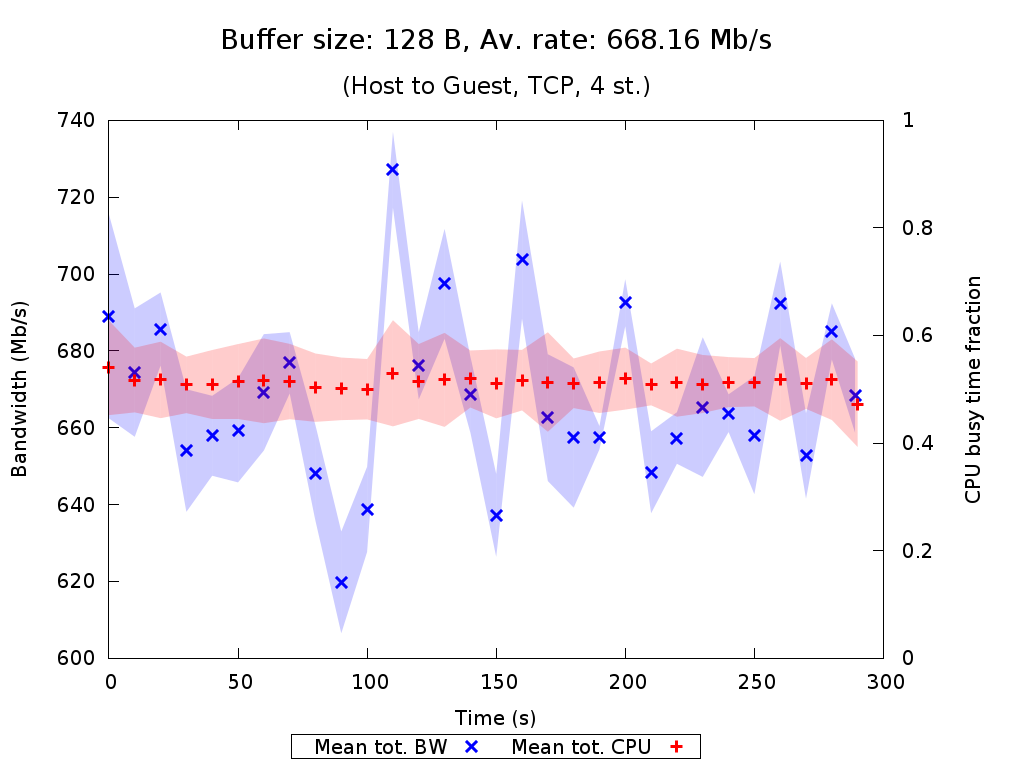

The gnuplot source for this figure:
set terminal pngcairo nocrop enhanced size 1024,768 font "Verdana,15"
set output "TCP_4_st_2015_07_24_22-09-54_h2g_128B.png"

set title "{/=20 Buffer size: 128 B, Av. rate: 668.16 Mb/s}\n\n{/=18 (Host to Guest, TCP, 4 st.)}"

set xlabel "Time (s)"
set ylabel "Bandwidth (Mb/s)"
set ytics nomirror
set y2label "CPU busy time fraction"
set y2tics nomirror
set y2range [0:1]
set key bmargin center horizontal box samplen 1 width -1
set bmargin 4.6

set style fill transparent solid 0.2 noborder
plot "TCP_4_st_2015_07_24_22-09-54_h2g_128B_iperf_processed.dat" using 1:($2/1048576.0-$3/1048576.0):($2/1048576.0+$3/1048576.0) with filledcurves lc rgb "blue" notitle, \
     "" using 1:($2/1048576.0) with points pt 2 ps 1.5 lw 3 lc rgb "blue" title "Mean tot. BW", \
     "TCP_4_st_2015_07_24_22-09-54_h2g_128B_mpstat_processed.dat" using 1:($2-$3):($2+$3) with filledcurves lc rgb "red" axes x1y2 notitle, \
     "" using 1:2 with points pt 1 ps 1.5 lw 3 lc rgb "red" axes x1y2 title "Mean tot. CPU"
